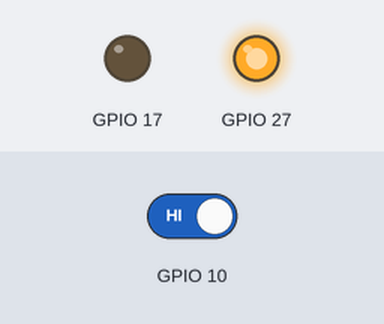
Recording of a program running on a simulated Raspberry Pi (BCM pin numbers). Parts: output pins drawn as LEDs (lit = HIGH). The inputs (shaded band) are chosen by the test bench; at power-on: GPIO 10 HIGH.

Above: at 1.2 s.
1.3 s: GPIO 10 driven LOW
At 2.2 s:
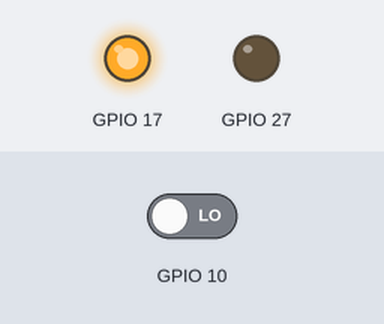
2.8 s: GPIO 10 driven HIGH
At 3.3 s:
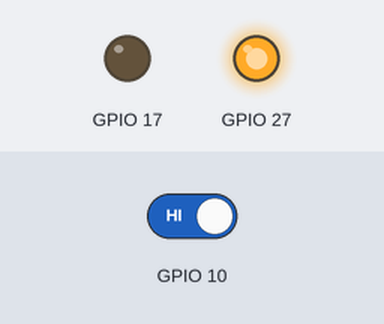
Timing chart, 0 to 5.8 s (numbered marks = the images above; inputs shaded):
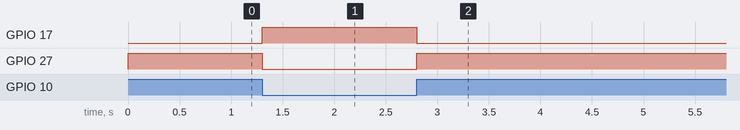

The program:

knopf.py
```python
import time as t

import RPi.GPIO as G

G.setmode(G.BCM)

G.setwarnings(False)


G.setup(17, G.OUT)
G.setup(27, G.OUT)
G.setup(10, G.IN)
G.output(17, G.LOW)
G.output(27, G.LOW)


while True:
    if G.input(10) == 0:
        G.output(17, G.HIGH)
        G.output(27, G.LOW)

    else:
        G.output(27, G.HIGH)
        G.output(17, G.LOW)

G.cleanup()
```

Measured:
- after the input at 1.3 s, GPIO 17: LOW → HIGH at once; GPIO 27: HIGH → LOW at once
- after the input at 2.8 s, GPIO 17: HIGH → LOW at once; GPIO 27: LOW → HIGH at once
